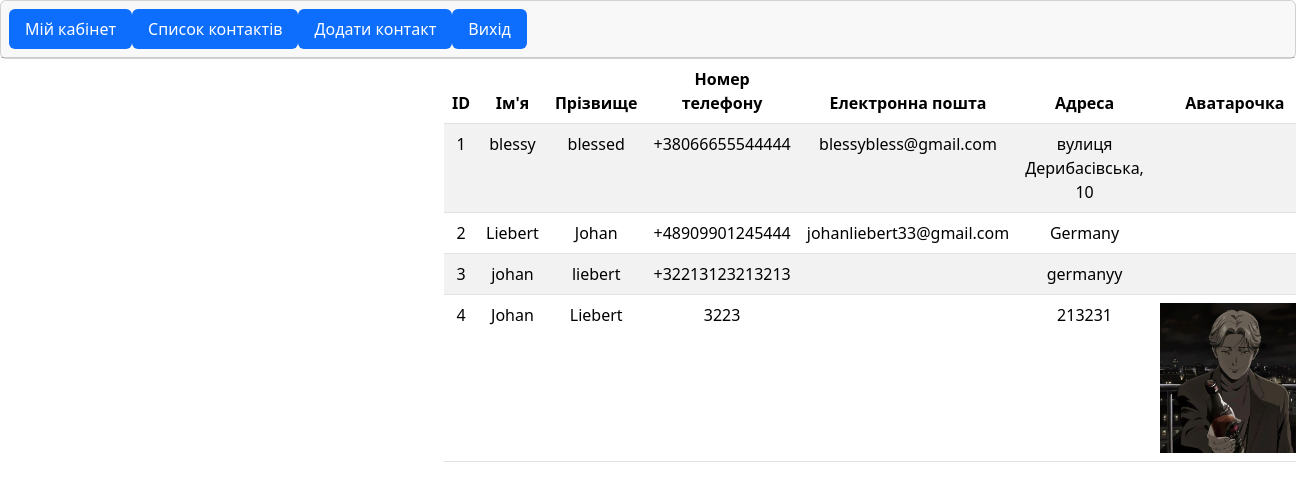
/phones/ (signed in), run on the app's committed database.
### PhoneBook/models.py (models this page shows)
class Contact(models.Model):
    last_name = models.CharField(max_length=50)
    first_name = models.CharField(max_length=50)
    email = models.EmailField(max_length=50, null=True, default=None)
    phone_number = models.CharField(max_length=15)
    address = models.TextField(null=True, default=None)
    profile_picture = models.ImageField(null=True, blank=True, upload_to="PhoneBook/static/images/")
    user = models.ForeignKey("UserManager.MySuperUser", on_delete=models.CASCADE)

### PhoneBook/views.py (the view)
# urls.py: path("", views.get_contacts, name="get_contacts"),
@login_required
def get_contacts(request):
    contacts = Contact.objects.filter(user=request.user).all()
    return render(request=request, template_name="contacts.html", context=dict(contacts=contacts))

### PhoneBook/templates/contacts.html
{% extends "base.html" %}
{% load static %}
{% block content %}
<table class="table table-striped table-hover">
    <thead>
        <tr>
            <th>ID</th>
            <th>Ім'я</th>
            <th>Прізвище</th>
            <th>Номер телефону</th>
            <th>Електронна пошта</th>
            <th>Адреса</th>
            <th>Аватарочка</th>
        </tr>
    </thead>
    <tbody>
        {% for contact in contacts %}
        <tr>
            <td>{{ contact.id }}</td>
            <td>{{ contact.first_name }}</td>
            <td>{{ contact.last_name }}</td>
            <td>{{ contact.phone_number }}</td>
            <td>{{ contact.email }}</td>
            <td>{{ contact.address }}</td>
            {% if contact.profile_picture %}
            <td><img src="{% static '' %}{{ contact.profile_picture.path }}" alt="Ava" width="150px" height="150px"></td>
            {% else %}
                <td></td>
            {% endif %}
        </tr>
        {% endfor %}
    </tbody>
</table>
{% endblock content %}

### PhoneBook/templates/base.html (shortened to what this page needs)
<!DOCTYPE html>
<html lang="en">
<head>
    <link href="https://cdn.jsdelivr.net/npm/bootstrap@5.3.8/dist/css/bootstrap.min.css" rel="stylesheet">
</head>
<body>
    {% include 'navigation.html' %}
    <div class="container-fluid text-center col-4">
        {% block content %}
        {% endblock content %}
</body>
</html>

### PhoneBook/templates/navigation.html (shortened to what this page needs)
<div class="card text-center">
  <div class="card-header">
    <ul class="nav nav-pills card-header-pills">
      <li class="nav-item">
        <a class="nav-link active" href="{% url 'index' %}">Мій кабінет</a>
      </li>
      {% if request.user.is_authenticated %}
       <li class="nav-item">
            <a class="nav-link active" href="{% url 'get_contacts' %}">Список контактів</a>
        </li>
         <li class="nav-item">
            <a class="nav-link active" href="{% url 'add_contact' %}">Додати контакт</a>
        </li>
        <li class="nav-item">
            <a class="nav-link active" href="{% url 'logout' %}">Вихід</a>
        </li>
      {% endif %}
    </ul>
  </div>
</div>

### data on the page
Contact: id "1", first_name "blessy", last_name "blessed", phone_number "+38066655544444", email "blessybless@gmail.com", address "вулиця Дерибасівська, 10"
Contact: id "2", first_name "Liebert", last_name "Johan", phone_number "+48909901245444", email "johanliebert33@gmail.com", address "Germany"
Contact: id "3", first_name "johan", last_name "liebert", phone_number "+32213123213213", address "germanyy"
Contact: id "4", first_name "Johan", last_name "Liebert", phone_number "3223", address "213231", profile_picture.path (picture)
